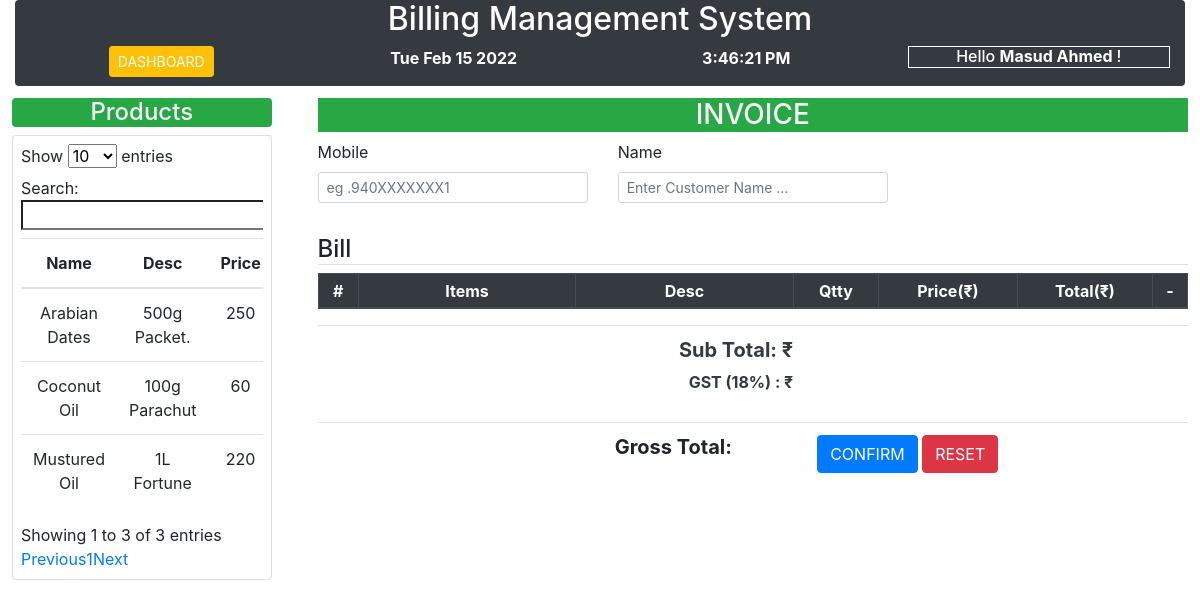
Page /generate_bills.php (signed in) on the committed database.
### tables this page shows
CREATE TABLE `user` (
  `id` int(11) NOT NULL,
  `name` varchar(50) NOT NULL,
  `mobile` varchar(10) NOT NULL,
  `email` varchar(100) DEFAULT NULL
);

CREATE TABLE `inventory` (
  `iid` int(11) NOT NULL,
  `pid` int(11) NOT NULL,
  `qnt_in_hand` int(11) NOT NULL,
  `sell_price` decimal(10,0) NOT NULL,
  `buy_price` decimal(10,0) NOT NULL
);

CREATE TABLE `products` (
  `pid` int(11) NOT NULL,
  `pname` varchar(50) NOT NULL,
  `pcat` int(11) NOT NULL,
  `barcode` int(11) DEFAULT NULL,
  `description` text NOT NULL
);

### generate_bills.php (the view, shortened to what this page needs)
<?php require_once "lib/db.php";
?>
<!DOCTYPE html>
<html lang="en">
<head>
    <link rel="stylesheet" href="assets/css/bootstrap.min.css">
</head>
<body>
    <div class="container-fluid">
        <div class="conatiner-fluid">
            <div class="container-fluid bg-dark text-center rounded">
                <h2 class="text-white "> Billing Management System </h2>
                <div class="row text-center">
                    <div class="col-sm">
                        <a href="index.php" class="btn btn-warning btn-sm text-white">DASHBOARD</a>
                    </div>
                    <div class="col-sm">
                        <p class="text-white" id=""><span id="date" style="font-weight: bolder;">Date</span></p>
                    </div>
                    <div class="col-sm">
                        <p class="text-white"><span id="time" style="font-weight: bolder;">time</span></p>
                    </div>
                    <div class="col-sm ">
                        <span>
                            <h6 class="text-white border border-white">Hello <span id="ename" style="font-weight: bold;">
                                    <?php
                                    if (isset($_SESSION['user'])) {
                                        $id = $_SESSION['user']['user_id'];
                                        $data = mysqli_fetch_assoc(mysqli_query($conn, "SELECT * FROM `user` WHERE `id`='$id'"));
                                        echo $data['name'];
                                    }
                                    ?>
                                </span>!
                    </div>
                </div>
            </div>
        </div>
    </div>
    <div class="container-fluid p-1">
        <div class="row">
            <div class="col-md-3 col-xs-12 col-sm-11">
                <div class="container-fluid p-2">
                    <h4 class="text-center bg-success text-light rounded">Products</h4>
                    <div class="card p-2">
                        <div class="table-responsive">
                            <table class="table text-center" id="table_filter">
                                <thead>
                                    <tr>
                                        <th>Name</th>
                                        <th>Desc</th>
                                        <th>Price</th>
                                    </tr>
                                </thead>
                                <tbody>
                                    <?php
                                    $sql = "SELECT `products`.`pid`,`products`.`pname`, `products`.`description`, `inventory`.`sell_price` FROM `products` JOIN `inventory` ON `inventory`.`pid`=`products`.`pid`";
                                    $res = mysqli_query($conn, $sql);
                                    while ($row = mysqli_fetch_assoc($res)) {
                                    ?>
                                        <tr>
                                            <td><?= $row['pname'] ?></td>
                                            <td><?= $row['description'] ?></td>
                                            <td><?= $row['sell_price'] ?></td>
                                        </tr>
                                    <?php } ?>
                                </tbody>
                            </table>
                        </div>
                    </div>
                </div>
            </div>
            <div class="col-md-9 col-xs-12 col-sm-11">
                <form>
                    <div class="container-fluid p-2">
                        <h3 class="text-center bg-success text-light">INVOICE</h3>
                        <div class="row">
                            <div class="col-md-4 col-xs-12 col-sm-12">
                                <div class="form-group">
                                    <label for="mobile">Mobile</label>
                                    <input type="number" class="form-control form-control-sm" id="contact" placeholder="eg .940XXXXXXX1" id="contact" required onkeyup="getUser(this)">
                                </div>
                            </div>
                            <div class="col-md-4 col-xs-12 col-sm-12">
                                <div class="form-group">
                                    <label for="mobile">Name</label>
                                    <input type="text" class="form-control  form-control-sm" id="cust_name" placeholder="Enter Customer Name ..." required>
                                </div>
                            </div>
                        </div>
                    </div>
                    <div class="container-fluid p-2">
                        <h4 class="border-bottom">Bill</h4>
                        <table class="table table-sm table-bordered text-center">
                            <thead class="thead-dark">
                                <tr>
                                    <th scope="col">#</th>
                                    <th scope="col" class="col-3">Items</th>
                                    <th scope="col" class="col-3">Desc</th>
                                    <th scope="col">Qtty</th>
                                    <th scope="col">Price(₹)</th>
                                    <th scope="col">Total(₹)</th>
                                    <th scope="col">-</th>
                                </tr>
                            </thead>
                        </table>
                        <table class="table">
                            <tbody>
                                <tr>
                                    <td> </td>
                                    <td> </td>
                                    <td> </td>
                                    <td> </td>
                                    <td> </td>
                                    <td class="text-right text-dark">
                                        <h5><strong>Sub Total: ₹ </strong></h5>
                                        <p><strong>GST (18%) : ₹ </strong></p>
                                    </td>
                                    <td class="text-center text-dark">
                                    </td>
                                </tr>
                                <tr>
                                    <td> </td>
                                    <td> </td>
                                    <td> </td>
                                    <td> </td>
                                    <td class="text-dark">
                                    </td>
                                    <td class="text-center">
                                    <h5><strong>Gross Total: <strong id="gross" class="text-danger"></strong></strong></h5>
                                    </td>
                                    <td class="">
                                        <button type="button" id="final_submit" class="btn btn-primary" onclick="finalSubmit()">CONFIRM</button>
                                        <a href="ajax/products.php?reset_session=<?=session_id()?>" class="btn btn-danger" >RESET</button>
                                    </td>
                                </tr>
                            </tbody>
                        </table>
                    </div>
                </form>
            </div>
        </div>
    </div>
</body>
</html>

### rows in the picture
user: name "Masud Ahmed"
inventory: pid.pname "Mustured Oil", pid.description "1L Fortune", sell_price "220"
inventory: pid.pname "Coconut Oil", pid.description "100g Parachut", sell_price "60"
inventory: pid.pname "Arabian Dates", pid.description "500g Packet.", sell_price "250"
